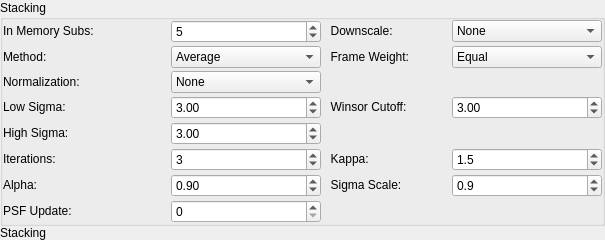
      <widget class="MinimizeWidget" name="StackingMinimizeWidget">
       <layout class="QVBoxLayout" name="StackingUnusedVerticalLayout">
        <property name="spacing">
         <number>0</number>
        </property>
        <property name="leftMargin">
         <number>0</number>
        </property>
        <property name="topMargin">
         <number>0</number>
        </property>
        <property name="rightMargin">
         <number>0</number>
        </property>
        <property name="bottomMargin">
         <number>0</number>
        </property>
        <item>
         <widget class="QGroupBox" name="StackingGroupBox">
          <property name="sizePolicy">
           <sizepolicy hsizetype="Fixed" vsizetype="Fixed">
            <horstretch>0</horstretch>
            <verstretch>0</verstretch>
           </sizepolicy>
          </property>
          <property name="minimumSize">
           <size>
            <width>600</width>
            <height>0</height>
           </size>
          </property>
          <property name="toolTip">
           <string>&lt;html&gt;&lt;head/&gt;&lt;body&gt;&lt;p&gt;The maximum number of subs held in memory whilst processing. The larger the value, the better the quality of the stacking process, but at the cost of more processing time and memory used.&lt;/p&gt;&lt;p&gt;&lt;br/&gt;&lt;/p&gt;&lt;p&gt;Processes such as sigma clipping will use this many subs to calculate statistics to use on all subs.&lt;/p&gt;&lt;/body&gt;&lt;/html&gt;</string>
          </property>
          <property name="title">
           <string>Stacking</string>
          </property>
          <layout class="QGridLayout" name="gridLayout_2">
           <property name="sizeConstraint">
            <enum>QLayout::SetDefaultConstraint</enum>
           </property>
           <property name="leftMargin">
            <number>0</number>
           </property>
           <property name="topMargin">
            <number>0</number>
           </property>
           <property name="rightMargin">
            <number>0</number>
           </property>
           <property name="bottomMargin">
            <number>0</number>
           </property>
           <property name="spacing">
            <number>3</number>
           </property>
           <item row="8" column="2">
            <widget class="QLabel" name="KappaLabel">
             <property name="sizePolicy">
              <sizepolicy hsizetype="Fixed" vsizetype="Fixed">
               <horstretch>0</horstretch>
               <verstretch>0</verstretch>
              </sizepolicy>
             </property>
             <property name="minimumSize">
              <size>
               <width>125</width>
               <height>0</height>
              </size>
             </property>
             <property name="toolTip">
              <string>&lt;html&gt;&lt;head/&gt;&lt;body&gt;&lt;p&gt;Kappa clamps the pixel update in the range 1/kappa to kappa versus the original value. So 1 means no change, the higher kappa the larger the possible updates.&lt;/p&gt;&lt;p&gt;Usual values are in the range 1.5 to 2.0. Reduce if images appear over processed, e.g. star ringing.&lt;/p&gt;&lt;/body&gt;&lt;/html&gt;</string>
             </property>
             <property name="text">
              <string>  Kappa:</string>
             </property>
             <property name="buddy">
              <cstring>Kappa</cstring>
             </property>
            </widget>
           </item>
           <item row="0" column="0">
            <widget class="QLabel" name="InMemoryLabel">
             <property name="sizePolicy">
              <sizepolicy hsizetype="Fixed" vsizetype="Fixed">
               <horstretch>0</horstretch>
               <verstretch>0</verstretch>
              </sizepolicy>
             </property>
             <property name="minimumSize">
              <size>
               <width>165</width>
               <height>0</height>
              </size>
             </property>
             <property name="toolTip">
              <string>&lt;html&gt;&lt;head/&gt;&lt;body&gt;&lt;p&gt;The maximum number of subs held in memory whilst processing. The larger the value, the better the quality of the stacking process, but at the cost of more processing time and memory used.&lt;/p&gt;&lt;p&gt;Processes such as sigma clipping will use this many subs to calculate statistics to use on all subs.&lt;/p&gt;&lt;/body&gt;&lt;/html&gt;</string>
             </property>
             <property name="text">
              <string>In Memory Subs:</string>
             </property>
             <property name="buddy">
              <cstring>NumInMem</cstring>
             </property>
            </widget>
           </item>
           <item row="1" column="3">
            <widget class="QComboBox" name="Weighting">
             <property name="sizePolicy">
              <sizepolicy hsizetype="Fixed" vsizetype="Fixed">
               <horstretch>0</horstretch>
               <verstretch>0</verstretch>
              </sizepolicy>
             </property>
             <property name="minimumSize">
              <size>
               <width>150</width>
               <height>0</height>
              </size>
             </property>
             <property name="toolTip">
              <string>&lt;html&gt;&lt;head/&gt;&lt;body&gt;&lt;p&gt;Frame weighting:&lt;/p&gt;&lt;p&gt;- Equal. All frames have the same weight.&lt;/p&gt;&lt;p&gt;- HFR. Frames are weighted by 1 / Average HFR.&lt;/p&gt;&lt;p&gt;- Num Stars. Frames are weighted by the number of stars detected in the frame.&lt;/p&gt;&lt;/body&gt;&lt;/html&gt;</string>
             </property>
             <item>
              <property name="text">
               <string>Equal</string>
              </property>
             </item>
             <item>
              <property name="text">
               <string>HFR</string>
              </property>
             </item>
             <item>
              <property name="text">
               <string>Num Stars</string>
              </property>
             </item>
            </widget>
           </item>
           <item row="0" column="2">
            <widget class="QLabel" name="DownscaleLabel">
             <property name="sizePolicy">
              <sizepolicy hsizetype="Fixed" vsizetype="Fixed">
               <horstretch>0</horstretch>
               <verstretch>0</verstretch>
              </sizepolicy>
             </property>
             <property name="minimumSize">
              <size>
               <width>125</width>
               <height>0</height>
              </size>
             </property>
             <property name="toolTip">
              <string>&lt;html&gt;&lt;head/&gt;&lt;body&gt;&lt;p&gt;Downscale images:&lt;/p&gt;&lt;p&gt;- None. No downscaling applied .&lt;/p&gt;&lt;p&gt;- 2x2. Subs and masters are downscaled 2x2.&lt;/p&gt;&lt;p&gt;- 3x3. Subs and masters are downscaled 3x3.&lt;/p&gt;&lt;p&gt;- 4x4. Subs and masters are downscaled 4x4.&lt;/p&gt;&lt;/body&gt;&lt;/html&gt;</string>
             </property>
             <property name="text">
              <string>  Downscale: </string>
             </property>
             <property name="buddy">
              <cstring>LSDownscale</cstring>
             </property>
            </widget>
           </item>
           <item row="1" column="1">
            <widget class="QComboBox" name="StackingMethod">
             <property name="sizePolicy">
              <sizepolicy hsizetype="Fixed" vsizetype="Fixed">
               <horstretch>0</horstretch>
               <verstretch>0</verstretch>
              </sizepolicy>
             </property>
             <property name="minimumSize">
              <size>
               <width>150</width>
               <height>0</height>
              </size>
             </property>
             <property name="toolTip">
              <string>&lt;html&gt;&lt;head/&gt;&lt;body&gt;&lt;p&gt;Stacking method:&lt;/p&gt;&lt;p&gt;- Average. Uses a simple mean average. No pixel rejection is applied.&lt;/p&gt;&lt;p&gt;- Sigma Clipping. Outlying pixels are rejected.&lt;/p&gt;&lt;p&gt;- Winsorized Sigma Clipping. Winsorized version of sigma clipping&lt;/p&gt;&lt;p&gt;- ImageMM. Implements ImageMM stacking as per https://iopscience.iop.org/article/10.3847/1538-3881/adfb72 NOTE: this method is very resource intensive&lt;/p&gt;&lt;/body&gt;&lt;/html&gt;</string>
             </property>
             <property name="currentText">
              <string>Average</string>
             </property>
             <property name="currentIndex">
              <number>0</number>
             </property>
             <item>
              <property name="text">
               <string>Average</string>
              </property>
             </item>
             <item>
              <property name="text">
               <string>Sigma Clipping</string>
              </property>
             </item>
             <item>
              <property name="text">
               <string>Winsorized SC</string>
              </property>
             </item>
             <item>
              <property name="text">
               <string>ImageMM</string>
              </property>
             </item>
            </widget>
           </item>
           <item row="10" column="0">
            <widget class="QLabel" name="PSFUpdateLabel">
             <property name="sizePolicy">
              <sizepolicy hsizetype="Fixed" vsizetype="Fixed">
               <horstretch>0</horstretch>
               <verstretch>0</verstretch>
              </sizepolicy>
             </property>
             <property name="minimumSize">
              <size>
               <width>165</width>
               <height>0</height>
              </size>
             </property>
             <property name="toolTip">
              <string>&lt;html&gt;&lt;head/&gt;&lt;body&gt;&lt;p&gt;Adapt PSF used in ImageMM algorithm.&lt;/p&gt;&lt;p&gt;0 = no PSF Update&lt;/p&gt;&lt;p&gt;n = update PSF every n iterations&lt;/p&gt;&lt;p&gt;&lt;br/&gt;&lt;/p&gt;&lt;p&gt;Can cause star ringing if applied too frequently.&lt;/p&gt;&lt;/body&gt;&lt;/html&gt;</string>
             </property>
             <property name="text">
              <string>PSF Update:</string>
             </property>
             <property name="buddy">
              <cstring>PSFUpdate</cstring>
             </property>
            </widget>
           </item>
           <item row="0" column="3">
            <widget class="QComboBox" name="LSDownscale">
             <property name="sizePolicy">
              <sizepolicy hsizetype="Fixed" vsizetype="Fixed">
               <horstretch>0</horstretch>
               <verstretch>0</verstretch>
              </sizepolicy>
             </property>
             <property name="minimumSize">
              <size>
               <width>150</width>
               <height>0</height>
              </size>
             </property>
             <property name="toolTip">
              <string>&lt;html&gt;&lt;head/&gt;&lt;body&gt;&lt;p&gt;Downscale images:&lt;/p&gt;&lt;p&gt;- None. No downscaling applied .&lt;/p&gt;&lt;p&gt;- 2x2. Subs and masters are downscaled 2x2.&lt;/p&gt;&lt;p&gt;- 3x3. Subs and masters are downscaled 3x3.&lt;/p&gt;&lt;p&gt;- 4x4. Subs and masters are downscaled 4x4.&lt;/p&gt;&lt;/body&gt;&lt;/html&gt;</string>
             </property>
             <property name="currentText">
              <string>None</string>
             </property>
             <item>
              <property name="text">
               <string>None</string>
              </property>
             </item>
             <item>
              <property name="text">
               <string>2x2</string>
              </property>
             </item>
             <item>
              <property name="text">
               <string>3x3</string>
              </property>
             </item>
             <item>
              <property name="text">
               <string>4x4</string>
              </property>
             </item>
            </widget>
           </item>
           <item row="1" column="0">
            <widget class="QLabel" name="StackingMethodLabel">
             <property name="sizePolicy">
              <sizepolicy hsizetype="Fixed" vsizetype="Fixed">
               <horstretch>0</horstretch>
               <verstretch>0</verstretch>
              </sizepolicy>
             </property>
             <property name="minimumSize">
              <size>
               <width>165</width>
               <height>0</height>
              </size>
             </property>
             <property name="toolTip">
              <string>&lt;html&gt;&lt;head/&gt;&lt;body&gt;&lt;p&gt;Pixel rejection algorithm:&lt;/p&gt;&lt;p&gt;- None. No rejection is applied.&lt;/p&gt;&lt;p&gt;- Sigma Clipping. Outlying pixels are rejected.&lt;/p&gt;&lt;p&gt;- Winsorized Sigma Clipping. Winsorized version of sigma clipping&lt;/p&gt;&lt;p&gt;- ImageMM. Implements ImageMM stacking as per https://iopscience.iop.org/article/10.3847/1538-3881/adfb72 NOTE: this method is very resource intensive&lt;/p&gt;&lt;/body&gt;&lt;/html&gt;</string>
             </property>
             <property name="text">
              <string>Method:</string>
             </property>
             <property name="buddy">
              <cstring>StackingMethod</cstring>
             </property>
            </widget>
           </item>
           <item row="1" column="2">
            <widget class="QLabel" name="WeightingLabel">
             <property name="sizePolicy">
              <sizepolicy hsizetype="Fixed" vsizetype="Fixed">
               <horstretch>0</horstretch>
               <verstretch>0</verstretch>
              </sizepolicy>
             </property>
             <property name="minimumSize">
              <size>
               <width>125</width>
               <height>0</height>
              </size>
             </property>
             <property name="toolTip">
              <string>&lt;html&gt;&lt;head/&gt;&lt;body&gt;&lt;p&gt;Frame weighting:&lt;/p&gt;&lt;p&gt;- Equal. All frames have the same weight.&lt;/p&gt;&lt;p&gt;- HFR. Frames are weighted by 1 / Average HFR.&lt;/p&gt;&lt;p&gt;- Num Stars. Frames are weighted by the number of stars detected in the frame.&lt;/p&gt;&lt;/body&gt;&lt;/html&gt;</string>
             </property>
             <property name="text">
              <string>  Frame Weight: </string>
             </property>
             <property name="buddy">
              <cstring>Weighting</cstring>
             </property>
            </widget>
           </item>
           <item row="9" column="3">
            <widget class="QDoubleSpinBox" name="Sigma">
             <property name="toolTip">
              <string>&lt;html&gt;&lt;head/&gt;&lt;body&gt;&lt;p&gt;Sigma Scale is the MAD multiplier to remove outliers (usually in the range 0.6 - 0.9)&lt;/p&gt;&lt;/body&gt;&lt;/html&gt;</string>
             </property>
             <property name="decimals">
              <number>1</number>
             </property>
             <property name="minimum">
              <double>0.100000000000000</double>
             </property>
             <property name="maximum">
              <double>2.000000000000000</double>
             </property>
             <property name="singleStep">
              <double>0.100000000000000</double>
             </property>
             <property name="value">
              <double>0.900000000000000</double>
             </property>
            </widget>
           </item>
           <item row="6" column="0">
            <widget class="QLabel" name="LowSigmaLabel">
             <property name="sizePolicy">
              <sizepolicy hsizetype="Fixed" vsizetype="Fixed">
               <horstretch>0</horstretch>
               <verstretch>0</verstretch>
              </sizepolicy>
             </property>
             <property name="minimumSize">
              <size>
               <width>165</width>
               <height>0</height>
              </size>
             </property>
             <property name="toolTip">
              <string>&lt;html&gt;&lt;head/&gt;&lt;body&gt;&lt;p&gt;Value of Low Sigma to be used in pixel rejection.&lt;/p&gt;&lt;/body&gt;&lt;/html&gt;</string>
             </property>
             <property name="text">
              <string>Low Sigma:</string>
             </property>
             <property name="buddy">
              <cstring>LowSigma</cstring>
             </property>
            </widget>
           </item>
           <item row="9" column="2">
            <widget class="QLabel" name="SigmaLabel">
             <property name="sizePolicy">
              <sizepolicy hsizetype="Fixed" vsizetype="Fixed">
               <horstretch>0</horstretch>
               <verstretch>0</verstretch>
              </sizepolicy>
             </property>
             <property name="minimumSize">
              <size>
               <width>125</width>
               <height>0</height>
              </size>
             </property>
             <property name="toolTip">
              <string>&lt;html&gt;&lt;head/&gt;&lt;body&gt;&lt;p&gt;Sigma Scale is the MAD multiplier to remove outliers (usually in the range 0.6 - 0.9)&lt;/p&gt;&lt;/body&gt;&lt;/html&gt;</string>
             </property>
             <property name="text">
              <string>  Sigma Scale:</string>
             </property>
            </widget>
           </item>
           <item row="10" column="1">
            <widget class="QSpinBox" name="PSFUpdate">
             <property name="sizePolicy">
              <sizepolicy hsizetype="Fixed" vsizetype="Fixed">
               <horstretch>0</horstretch>
               <verstretch>0</verstretch>
              </sizepolicy>
             </property>
             <property name="minimumSize">
              <size>
               <width>150</width>
               <height>0</height>
              </size>
             </property>
             <property name="toolTip">
              <string>&lt;html&gt;&lt;head/&gt;&lt;body&gt;&lt;p&gt;Adapt PSF used in ImageMM algorithm.&lt;/p&gt;&lt;p&gt;0 = no PSF Update&lt;/p&gt;&lt;p&gt;n = update PSF every n iterations&lt;/p&gt;&lt;p&gt;&lt;br/&gt;&lt;/p&gt;&lt;p&gt;Can cause star ringing if applied too frequently.&lt;/p&gt;&lt;p&gt;&lt;br/&gt;&lt;/p&gt;&lt;/body&gt;&lt;/html&gt;</string>
             </property>
             <property name="maximum">
              <number>20</number>
             </property>
            </widget>
           </item>
           <item row="8" column="0">
            <widget class="QLabel" name="IterationsLabel">
             <property name="sizePolicy">
              <sizepolicy hsizetype="Fixed" vsizetype="Fixed">
               <horstretch>0</horstretch>
               <verstretch>0</verstretch>
              </sizepolicy>
             </property>
             <property name="minimumSize">
              <size>
               <width>165</width>
               <height>0</height>
              </size>
             </property>
             <property name="toolTip">
              <string>&lt;html&gt;&lt;head/&gt;&lt;body&gt;&lt;p&gt;Number of iterations. Keep low to minimize processing overhead&lt;/p&gt;&lt;/body&gt;&lt;/html&gt;</string>
             </property>
             <property name="text">
              <string>Iterations:</string>
             </property>
             <property name="buddy">
              <cstring>Iterations</cstring>
             </property>
            </widget>
           </item>
           <item row="6" column="2">
            <widget class="QLabel" name="WinsorCutoffLabel">
             <property name="sizePolicy">
              <sizepolicy hsizetype="Fixed" vsizetype="Fixed">
               <horstretch>0</horstretch>
               <verstretch>0</verstretch>
              </sizepolicy>
             </property>
             <property name="minimumSize">
              <size>
               <width>125</width>
               <height>0</height>
              </size>
             </property>
             <property name="toolTip">
              <string>&lt;html&gt;&lt;head/&gt;&lt;body&gt;&lt;p&gt;Winsorization cutoff in units of sigma to be used in pixel rejection.&lt;/p&gt;&lt;/body&gt;&lt;/html&gt;</string>
             </property>
             <property name="text">
              <string>  Winsor Cutoff: </string>
             </property>
             <property name="buddy">
              <cstring>WinsorCutoff</cstring>
             </property>
            </widget>
           </item>
           <item row="9" column="1">
            <widget class="QDoubleSpinBox" name="Alpha">
             <property name="toolTip">
              <string>&lt;html&gt;&lt;head/&gt;&lt;body&gt;&lt;p&gt;Relaxation / damping between iterations. 1.0 = no damping, &amp;lt;1.0 = smoother (but slower convergence).&lt;/p&gt;&lt;p&gt;Usual values 0.7 - 0.9&lt;/p&gt;&lt;/body&gt;&lt;/html&gt;</string>
             </property>
             <property name="minimum">
              <double>0.500000000000000</double>
             </property>
             <property name="maximum">
              <double>1.000000000000000</double>
             </property>
             <property name="singleStep">
              <double>0.100000000000000</double>
             </property>
             <property name="value">
              <double>0.900000000000000</double>
             </property>
            </widget>
           </item>
           <item row="0" column="1">
            <widget class="QSpinBox" name="NumInMem">
             <property name="sizePolicy">
              <sizepolicy hsizetype="Fixed" vsizetype="Fixed">
               <horstretch>0</horstretch>
               <verstretch>0</verstretch>
              </sizepolicy>
             </property>
             <property name="minimumSize">
              <size>
               <width>150</width>
               <height>0</height>
              </size>
             </property>
             <property name="toolTip">
              <string>&lt;html&gt;&lt;head/&gt;&lt;body&gt;&lt;p&gt;The maximum number of subs held in memory whilst processing. The larger the value, the better the quality of the stacking process, but at the cost of more processing time and memory used.&lt;/p&gt;&lt;p&gt;Processes such as sigma clipping will use this many subs to calculate statistics to use on all subs.&lt;/p&gt;&lt;/body&gt;&lt;/html&gt;</string>
             </property>
             <property name="minimum">
              <number>2</number>
             </property>
             <property name="maximum">
              <number>100</number>
             </property>
             <property name="value">
              <number>5</number>
             </property>
            </widget>
           </item>
           <item row="8" column="3">
            <widget class="QDoubleSpinBox" name="Kappa">
             <property name="sizePolicy">
              <sizepolicy hsizetype="Fixed" vsizetype="Fixed">
               <horstretch>0</horstretch>
               <verstretch>0</verstretch>
              </sizepolicy>
             </property>
             <property name="minimumSize">
              <size>
               <width>150</width>
               <height>0</height>
              </size>
             </property>
             <property name="toolTip">
              <string>&lt;html&gt;&lt;head/&gt;&lt;body&gt;&lt;p&gt;Kappa clamps the pixel update in the range 1/kappa to kappa versus the original value. So 1 means no change, the higher kappa the larger the possible updates.&lt;/p&gt;&lt;p&gt;Usual values are in the range 1.5 to 2.0. Reduce if images appear over processed, e.g. star ringing.&lt;/p&gt;&lt;/body&gt;&lt;/html&gt;</string>
             </property>
             <property name="decimals">
              <number>1</number>
             </property>
             <property name="minimum">
              <double>1.000000000000000</double>
             </property>
             <property name="maximum">
              <double>10.000000000000000</double>
             </property>
             <property name="singleStep">
              <double>0.100000000000000</double>
             </property>
             <property name="value">
              <double>1.500000000000000</double>
             </property>
            </widget>
           </item>
           <item row="7" column="1">
            <widget class="QDoubleSpinBox" name="HighSigma">
             <property name="sizePolicy">
              <sizepolicy hsizetype="Fixed" vsizetype="Fixed">
               <horstretch>0</horstretch>
               <verstretch>0</verstretch>
              </sizepolicy>
             </property>
             <property name="minimumSize">
              <size>
               <width>150</width>
               <height>0</height>
              </size>
             </property>
             <property name="toolTip">
              <string>&lt;html&gt;&lt;head/&gt;&lt;body&gt;&lt;p&gt;Value of High Sigma to be used in pixel rejection.&lt;/p&gt;&lt;/body&gt;&lt;/html&gt;</string>
             </property>
             <property name="maximum">
              <double>10.000000000000000</double>
             </property>
             <property name="value">
              <double>3.000000000000000</double>
             </property>
            </widget>
           </item>
           <item row="6" column="1">
            <widget class="QDoubleSpinBox" name="LowSigma">
             <property name="sizePolicy">
              <sizepolicy hsizetype="Fixed" vsizetype="Fixed">
               <horstretch>0</horstretch>
               <verstretch>0</verstretch>
              </sizepolicy>
             </property>
             <property name="minimumSize">
              <size>
               <width>150</width>
               <height>0</height>
              </size>
             </property>
             <property name="toolTip">
              <string>&lt;html&gt;&lt;head/&gt;&lt;body&gt;&lt;p&gt;Value of Low Sigma to be used in pixel rejection.&lt;/p&gt;&lt;/body&gt;&lt;/html&gt;</string>
             </property>
             <property name="maximum">
              <double>10.000000000000000</double>
             </property>
             <property name="value">
              <double>3.000000000000000</double>
             </property>
            </widget>
           </item>
           <item row="8" column="1">
            <widget class="QSpinBox" name="Iterations">
             <property name="sizePolicy">
              <sizepolicy hsizetype="Fixed" vsizetype="Fixed">
               <horstretch>0</horstretch>
               <verstretch>0</verstretch>
              </sizepolicy>
             </property>
             <property name="minimumSize">
              <size>
               <width>150</width>
               <height>0</height>
              </size>
             </property>
             <property name="toolTip">
              <string>&lt;html&gt;&lt;head/&gt;&lt;body&gt;&lt;p&gt;Number of iterations. Keep low to minimize processing overhead&lt;/p&gt;&lt;/body&gt;&lt;/html&gt;</string>
             </property>
             <property name="minimum">
              <number>1</number>
             </property>
             <property name="maximum">
              <number>20</number>
             </property>
             <property name="value">
              <number>3</number>
             </property>
            </widget>
           </item>
           <item row="6" column="3">
            <widget class="QDoubleSpinBox" name="WinsorCutoff">
             <property name="sizePolicy">
              <sizepolicy hsizetype="Fixed" vsizetype="Fixed">
               <horstretch>0</horstretch>
               <verstretch>0</verstretch>
              </sizepolicy>
             </property>
             <property name="minimumSize">
              <size>
               <width>150</width>
               <height>0</height>
              </size>
             </property>
             <property name="toolTip">
              <string>&lt;html&gt;&lt;head/&gt;&lt;body&gt;&lt;p&gt;Winsorization cutoff in units of sigma to be used in pixel rejection.&lt;/p&gt;&lt;/body&gt;&lt;/html&gt;</string>
             </property>
             <property name="maximum">
              <double>10.000000000000000</double>
             </property>
             <property name="value">
              <double>3.000000000000000</double>
             </property>
            </widget>
           </item>
           <item row="7" column="0">
            <widget class="QLabel" name="HighSigmaLabel">
             <property name="sizePolicy">
              <sizepolicy hsizetype="Fixed" vsizetype="Fixed">
               <horstretch>0</horstretch>
               <verstretch>0</verstretch>
              </sizepolicy>
             </property>
             <property name="minimumSize">
              <size>
               <width>165</width>
               <height>0</height>
              </size>
             </property>
             <property name="toolTip">
              <string>&lt;html&gt;&lt;head/&gt;&lt;body&gt;&lt;p&gt;Value of High Sigma to be used in pixel rejection.&lt;/p&gt;&lt;/body&gt;&lt;/html&gt;</string>
             </property>
             <property name="text">
              <string>High Sigma:</string>
             </property>
             <property name="buddy">
              <cstring>HighSigma</cstring>
             </property>
            </widget>
           </item>
           <item row="9" column="0">
            <widget class="QLabel" name="AlphaLabel">
             <property name="sizePolicy">
              <sizepolicy hsizetype="Fixed" vsizetype="Fixed">
               <horstretch>0</horstretch>
               <verstretch>0</verstretch>
              </sizepolicy>
             </property>
             <property name="minimumSize">
              <size>
               <width>165</width>
               <height>0</height>
              </size>
             </property>
             <property name="toolTip">
              <string>&lt;html&gt;&lt;head/&gt;&lt;body&gt;&lt;p&gt;Relaxation / damping between iterations. 1.0 = no damping, &amp;lt;1.0 = smoother (but slower convergence).&lt;/p&gt;&lt;p&gt;Usual values 0.7 - 0.9&lt;/p&gt;&lt;/body&gt;&lt;/html&gt;</string>
             </property>
             <property name="text">
              <string>Alpha:</string>
             </property>
             <property name="buddy">
              <cstring>Alpha</cstring>
             </property>
            </widget>
           </item>
           <item row="5" column="0">
            <widget class="QLabel" name="NormalizationLabel">
             <property name="sizePolicy">
              <sizepolicy hsizetype="Fixed" vsizetype="Fixed">
               <horstretch>0</horstretch>
               <verstretch>0</verstretch>
              </sizepolicy>
             </property>
             <property name="minimumSize">
              <size>
               <width>165</width>
               <height>0</height>
              </size>
             </property>
             <property name="toolTip">
              <string>&lt;html&gt;&lt;head/&gt;&lt;body&gt;&lt;p&gt;Normalize images before stacking:&lt;/p&gt;&lt;p&gt;- None. No normalization.&lt;/p&gt;&lt;p&gt;- Linear. Normalize each sub to the brightness of the alignment master prior to stacking. In addition, the image edges are normalized to maintain appropriate brightness.&lt;/p&gt;&lt;/body&gt;&lt;/html&gt;</string>
             </property>
             <property name="text">
              <string>Normalization:</string>
             </property>
             <property name="buddy">
              <cstring>Normalization</cstring>
             </property>
            </widget>
           </item>
           <item row="5" column="1">
            <widget class="QComboBox" name="Normalization">
             <property name="sizePolicy">
              <sizepolicy hsizetype="Fixed" vsizetype="Fixed">
               <horstretch>0</horstretch>
               <verstretch>0</verstretch>
              </sizepolicy>
             </property>
             <property name="minimumSize">
              <size>
               <width>150</width>
               <height>0</height>
              </size>
             </property>
             <property name="toolTip">
              <string>&lt;html&gt;&lt;head/&gt;&lt;body&gt;&lt;p&gt;Normalize images before stacking:&lt;/p&gt;&lt;p&gt;- None. No normalization.&lt;/p&gt;&lt;p&gt;- Linear. Normalize each sub to the brightness of the alignment master prior to stacking. In addition, the image edges are normalized to maintain appropriate brightness.&lt;/p&gt;&lt;/body&gt;&lt;/html&gt;</string>
             </property>
             <item>
              <property name="text">
               <string>None</string>
              </property>
             </item>
             <item>
              <property name="text">
               <string>Linear</string>
              </property>
             </item>
            </widget>
           </item>
          </layout>
         </widget>
        </item>
        <item>
         <widget class="QLabel" name="StackingMinimized">
          <property name="toolTip">
           <string>Configure stacking options in this section.</string>
          </property>
          <property name="text">
           <string>Stacking</string>
          </property>
         </widget>
        </item>
       </layout>
      </widget>
